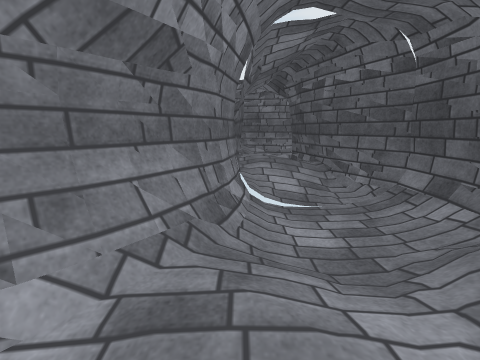
View 1 (above)

16 first-person views from a walk through a 3-D level made in the Unity game engine. The camera is 1.3 m above the floor, tilts 12° down and sees 90° across. The floor is counted in squares, 0.5 m on a side. Each view is taken from the middle of a square. On the plan, view 1 faces up. The plan holds only what a view shows up to about 17 squares ahead; the rest is blank. The place goes on beyond the plan. Surface patterns are stand-ins for the level's own textures.

View 2
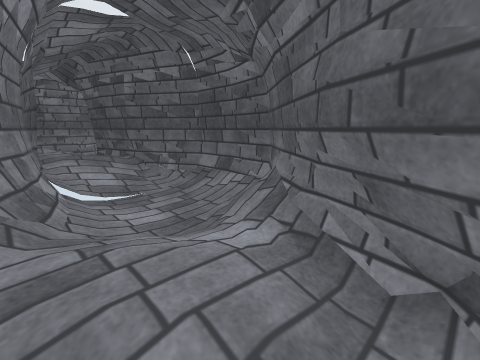

View 3
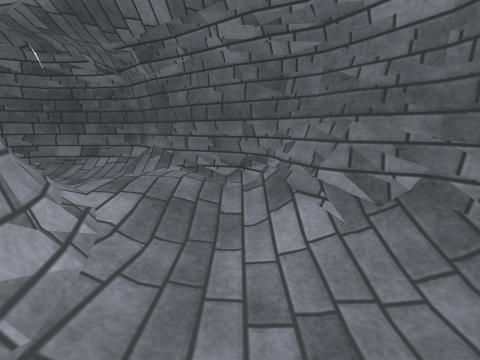

View 4
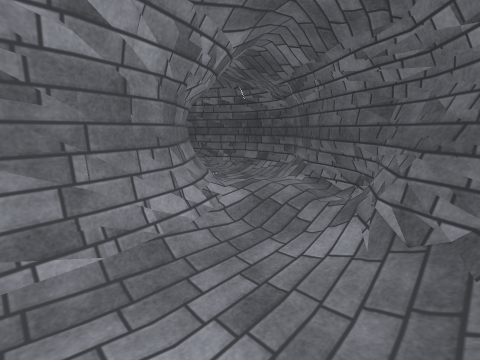

View 5
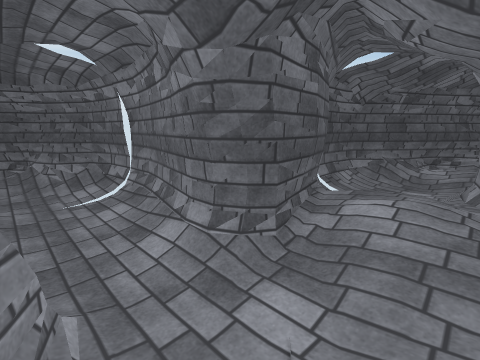

View 6
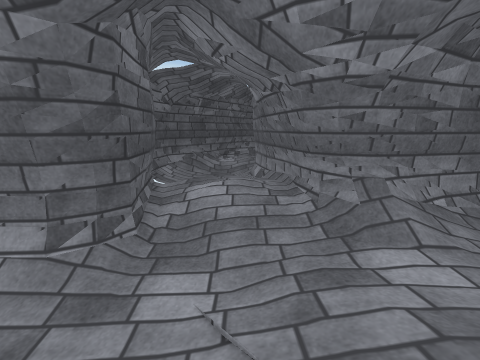

View 7
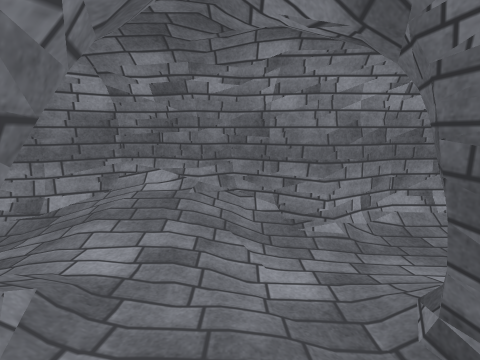

View 8
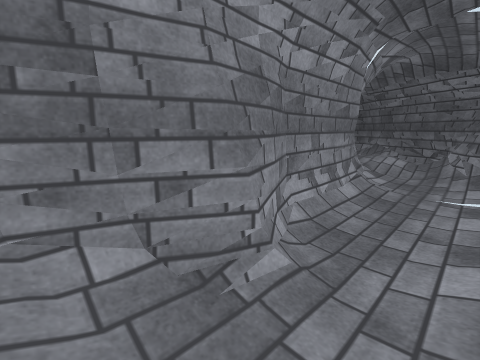

View 9
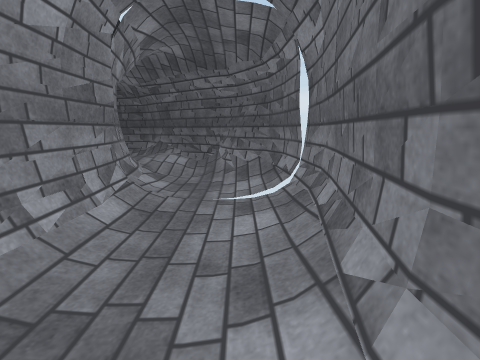

View 10
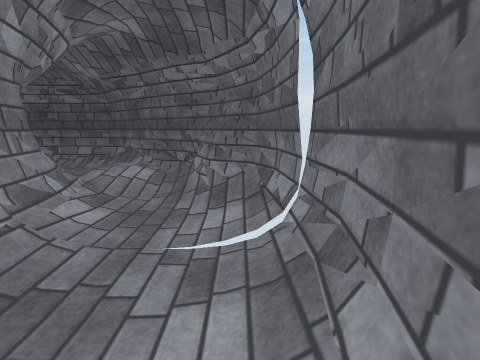

View 11
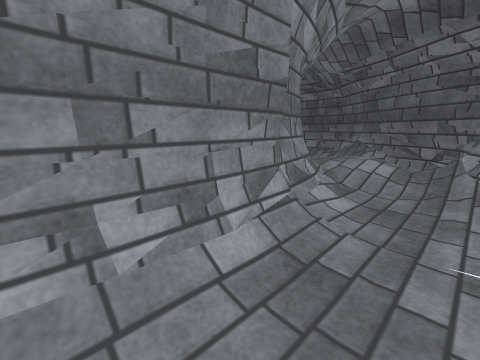

View 12
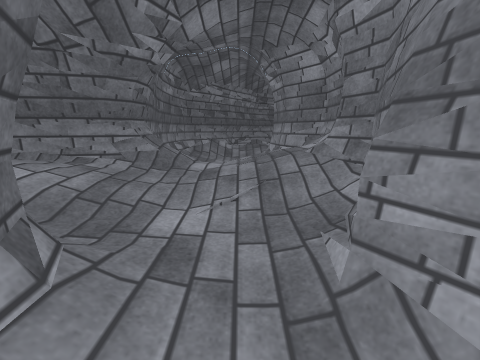

View 13
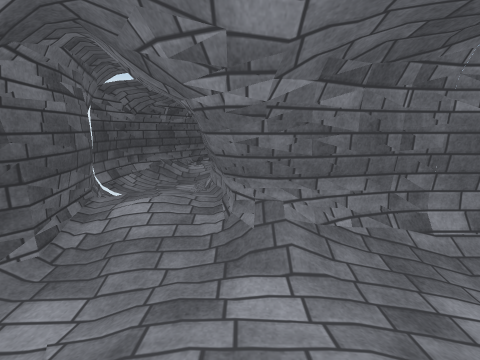

View 14
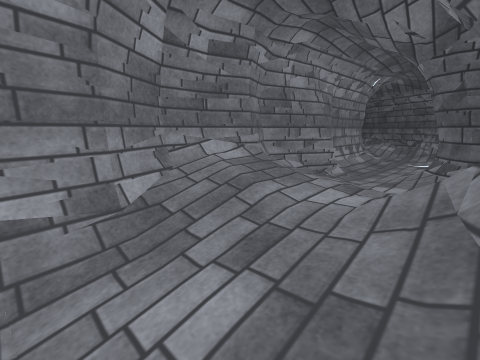

View 15
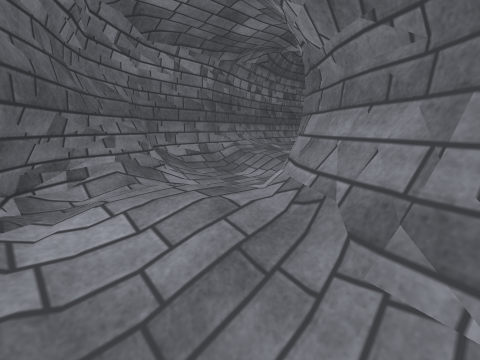

View 16
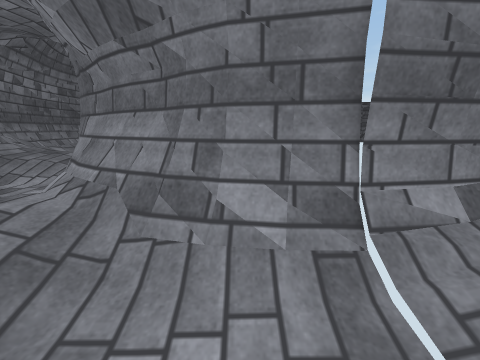

### Floor plan
Key: @ floor where view 1 was taken; # wall or solid block; . main floor; : floor 0.25 m higher than the main floor; - floor 0.25 m lower than the main floor; + floor 0.5 m higher than the main floor; * floor 0.75 m higher than the main floor; / step, stairs or slope; = window, fence, low wall or low ledge.
Columns run from 9 left of view 1 to 26 right of it. Each row starts with its distance up from view 1.
 28                          ###/:+++ :#
 27    #########        ######=#//:++ ##
 26 ####+***#=/##########////....//:::#=
 25 #=#//****//:=##/........-----./::##
 24 ..://+++++/......-----------.///##
 23 ...::++++:/.......---------./ =##
 22 -..::++++::...........--...//=###
 21  /:::+++:::...###///..../../ ##
 20 ./::////::::.#################
 19 .///#####++/:#
 18 #####  ##+///#
 17         ##**+##
 16         ##**+##
 15          #**++#
 14          #++//##
 13          #////.##
 12          #://../#
 11          #://...#
 10          #/---..#
  9         ##.---..#
  8         #=.---..#
  7         #=.---..#
  6        ##/.--../#
  5       ##///..//##
  4      ###+:////##
  3     ##=/++:::/#
  2   ###=//+++::##
  1 ###=#/./:+::##
  0 .......//@/##
 -1 ..-----./::##
 -2 ..----.//=##
 -3 :/---./==##
 -4 //...//###
 -5 //.///###

Where each view was taken, in squares from view 1:
view 1: 0 up, 0 right, facing up
view 2: 1 down, 1 left, facing up-right
view 3: 1 down, 8 left, facing right
view 4: 5 down, 9 left, facing up-right
view 5: 25 up, 0 right, facing down-right
view 6: 26 up, 1 right, facing down
view 7: 16 up, 1 right, facing up
view 8: 22 up, 1 right, facing up-right
view 9: 22 up, 5 right, facing right
view 10: 21 up, 9 right, facing right
view 11: 23 up, 9 right, facing up-right
view 12: 23 up, 8 right, facing left
view 13: 26 up, 2 left, facing down
view 14: 19 up, 9 left, facing up-right
view 15: 7 up, 3 right, facing down-left
view 16: 8 up, 4 right, facing left
